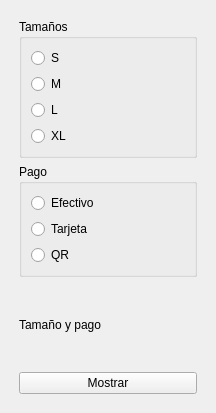
<?xml version="1.0" encoding="UTF-8"?>
<ui version="4.0">
 <class>MainWindow</class>
 <widget class="QMainWindow" name="MainWindow">
  <property name="geometry">
   <rect>
    <x>0</x>
    <y>0</y>
    <width>216</width>
    <height>413</height>
   </rect>
  </property>
  <property name="windowTitle">
   <string>MainWindow</string>
  </property>
  <widget class="QWidget" name="centralwidget">
   <layout class="QVBoxLayout" name="verticalLayout_2">
    <item>
     <layout class="QVBoxLayout" name="verticalLayout">
      <property name="leftMargin">
       <number>10</number>
      </property>
      <property name="topMargin">
       <number>10</number>
      </property>
      <property name="rightMargin">
       <number>10</number>
      </property>
      <property name="bottomMargin">
       <number>10</number>
      </property>
      <item>
       <widget class="QGroupBox" name="groupBox">
        <property name="title">
         <string>Tamaños</string>
        </property>
        <layout class="QVBoxLayout" name="verticalLayout_3">
         <item>
          <widget class="QRadioButton" name="tamS">
           <property name="text">
            <string>S</string>
           </property>
          </widget>
         </item>
         <item>
          <widget class="QRadioButton" name="tamM">
           <property name="text">
            <string>M</string>
           </property>
          </widget>
         </item>
         <item>
          <widget class="QRadioButton" name="tamL">
           <property name="text">
            <string>L</string>
           </property>
          </widget>
         </item>
         <item>
          <widget class="QRadioButton" name="tamXL">
           <property name="text">
            <string>XL</string>
           </property>
          </widget>
         </item>
        </layout>
       </widget>
      </item>
      <item>
       <widget class="QGroupBox" name="groupBox_2">
        <property name="title">
         <string>Pago</string>
        </property>
        <layout class="QVBoxLayout" name="verticalLayout_4">
         <item>
          <widget class="QRadioButton" name="efectivo">
           <property name="text">
            <string>Efectivo</string>
           </property>
          </widget>
         </item>
         <item>
          <widget class="QRadioButton" name="tarjeta">
           <property name="text">
            <string>Tarjeta</string>
           </property>
          </widget>
         </item>
         <item>
          <widget class="QRadioButton" name="qr">
           <property name="text">
            <string>QR</string>
           </property>
          </widget>
         </item>
        </layout>
       </widget>
      </item>
      <item>
       <widget class="QLabel" name="etiqueta">
        <property name="text">
         <string>Tamaño y pago</string>
        </property>
       </widget>
      </item>
      <item>
       <widget class="QPushButton" name="mostrar">
        <property name="text">
         <string>Mostrar</string>
        </property>
       </widget>
      </item>
     </layout>
    </item>
   </layout>
  </widget>
 </widget>
 <resources/>
 <connections/>
</ui>
